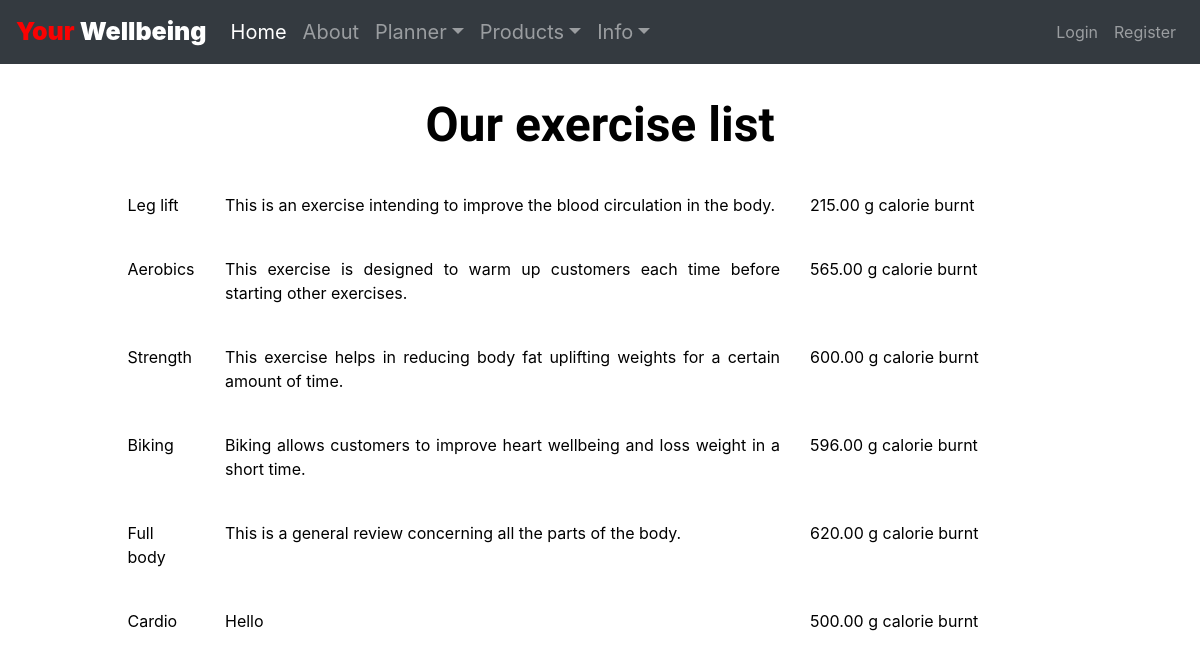
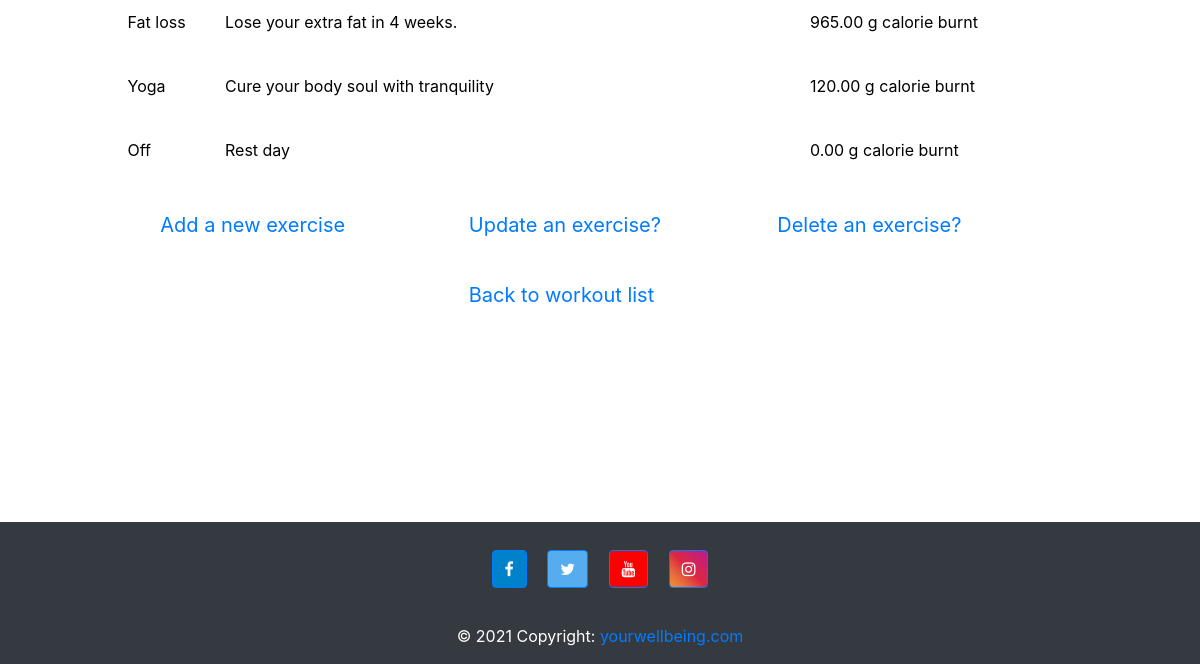
The page /workouts/exercise-list.php on the database as committed earlier (2 pictures, top to bottom).
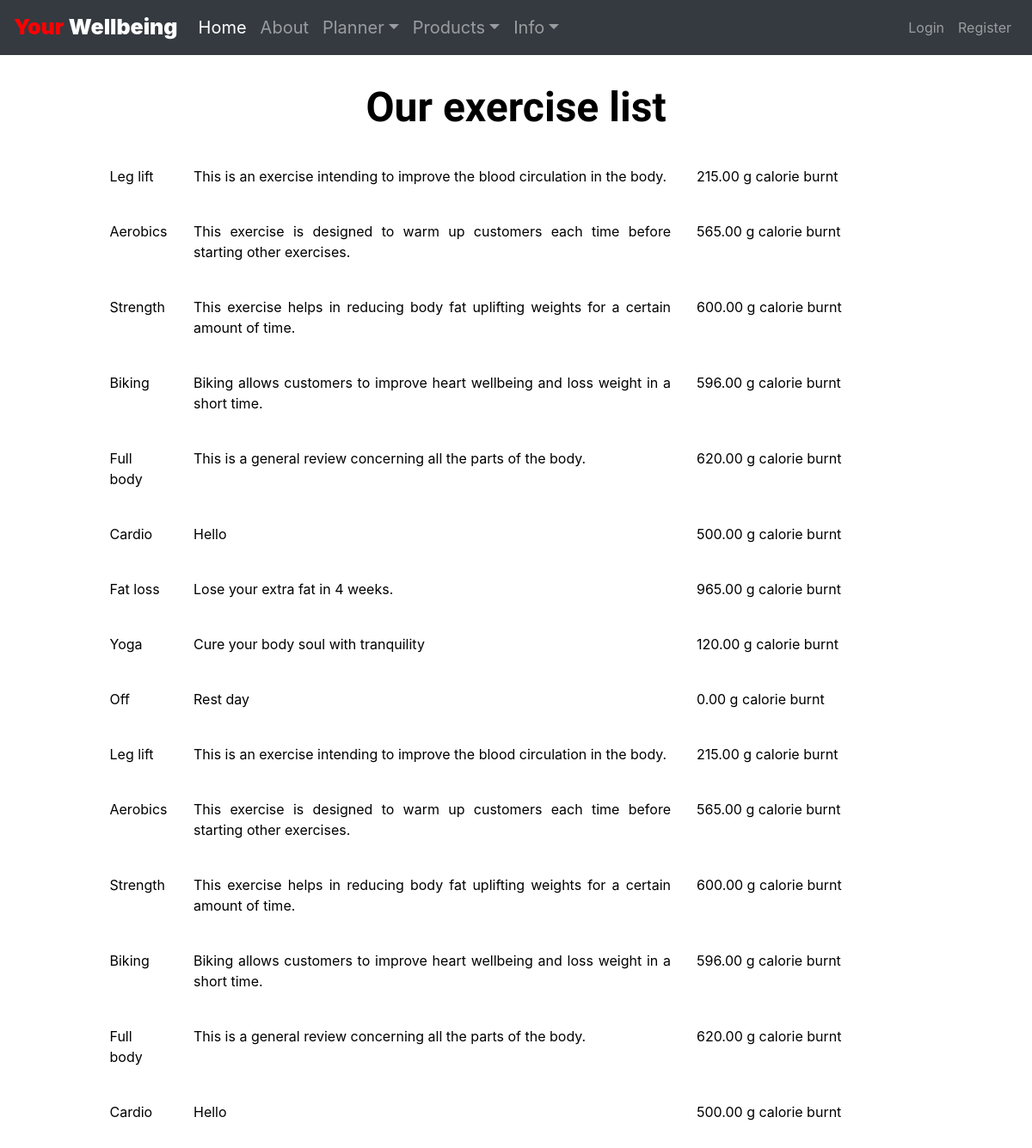
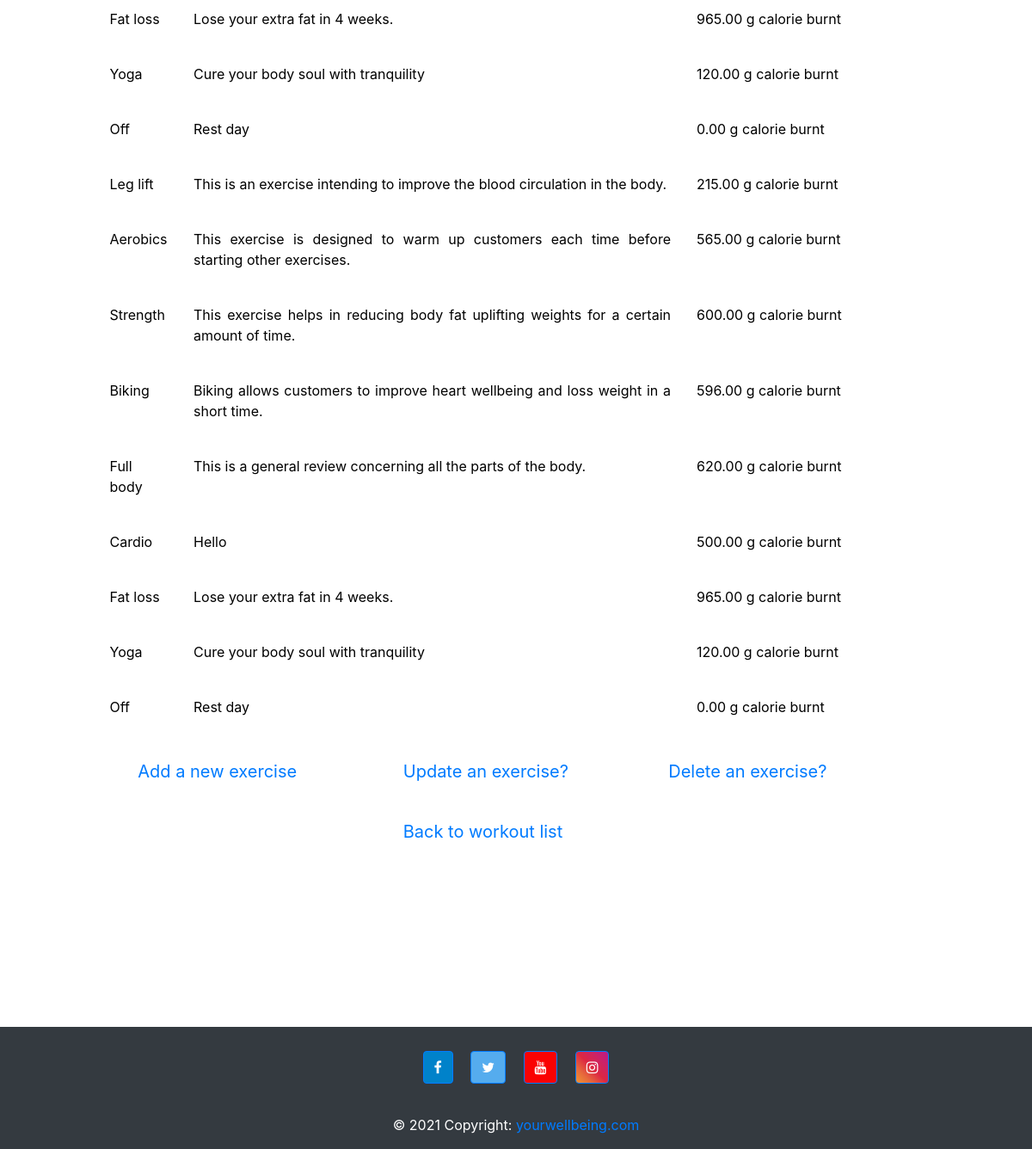
The same page on the database as committed later (2 pictures, top to bottom).
### tables this page shows
CREATE TABLE `exercises` (
  `id` int(11) NOT NULL,
  `exercise_name` varchar(50) NOT NULL,
  `exercise_description` text NOT NULL,
  `calorie_burnt` decimal(6,2) NOT NULL
);

### Models/Exercises.php (called while the page is built, shortened)
<?php
    class Exercise
    {
        public function getAllExercises($dbcon){
            $sql = "SELECT* FROM exercises";
            $statement = $dbcon->prepare($sql);
            $statement->execute();
            $exercises = $statement->fetchAll(PDO::FETCH_OBJ);
            return $exercises;
        }
    }
?>

### workouts/exercise-list.php (the view)
<?php
    include '../template/header.php';
    require_once '../Models/Database.php';
    require_once '../Models/Exercises.php';
    $dbcon = Database::getDb();
    $exo = new Exercise();
    $exercises =  $exo->getAllExercises($dbcon);
?>
<main class="container coach">
	<h1>Our exercise list</h1>
	<?php
		foreach($exercises as $currentExer){
			echo '
			<div class="row justify-content-sm-center">
			<div class="col-11 col-sm-1">
			<p>'.$currentExer->exercise_name. '</p>
			</div>
			<div class="text col-12 col-sm-6">
			<p>'.$currentExer->exercise_description. '</p>
			</div>
			<div class="text col-12 col-sm-3">
			<p>'.$currentExer->calorie_burnt. ' g calorie burnt</p>
			</div>
			</div>';
		}
	?>
	<div class="row justify-content-center">
		<div class=" m-2 offset-lg-3 offset-3  col-6 col-sm-3">
			<a href="add-exercise.php">Add a new exercise</a>
		</div>
		<div class="m-2 offset-3  col-6 col-sm-3">
			<a href="update-exercise.php">Update an exercise?</a>
		</div>
		<div class="m-2 offset-3  col-6 col-sm-3">
			<a href="delete-exercise.php">Delete an exercise?</a>
		</div>
	</div>
	<div class="row justify-content-center">
		<div class="m-2 offset-3  col-6 col-sm-3">
			<a href="workouts-list.php">Back to workout list</a>
		</div>
	</div>
</main>
<?php include '../template/footer.php'; ?>

Rows that differ between the two databases and show on the page:
added exercises: exercise_name "Leg lift", exercise_description "This is an exercise intending to improve the blood circulation in the body.", calorie_burnt "215.00"
added exercises: exercise_name "Aerobics", exercise_description "This exercise is designed to warm up customers each time before starting other exercises.", calorie_burnt "565.00"
added exercises: exercise_name "Strength", exercise_description "This exercise helps in reducing body fat uplifting weights for a certain amount of time.", calorie_burnt "600.00"
added exercises: exercise_name "Biking", exercise_description "Biking allows customers to improve heart wellbeing and loss weight in a short time.", calorie_burnt "596.00"
added exercises: exercise_name "Full body", exercise_description "This is a general review concerning all the parts of the body.", calorie_burnt "620.00"
added exercises: exercise_name "Cardio", exercise_description "Hello", calorie_burnt "500.00"
added exercises: exercise_name "Fat loss", exercise_description "Lose your extra fat in 4 weeks.", calorie_burnt "965.00"
added exercises: exercise_name "Yoga", exercise_description "Cure your body soul with tranquility", calorie_burnt "120.00"
added exercises: exercise_name "Off", exercise_description "Rest day", calorie_burnt "0.00"
added exercises: exercise_name "Leg lift", exercise_description "This is an exercise intending to improve the blood circulation in the body.", calorie_burnt "215.00"
added exercises: exercise_name "Aerobics", exercise_description "This exercise is designed to warm up customers each time before starting other exercises.", calorie_burnt "565.00"
added exercises: exercise_name "Strength", exercise_description "This exercise helps in reducing body fat uplifting weights for a certain amount of time.", calorie_burnt "600.00"
added exercises: exercise_name "Biking", exercise_description "Biking allows customers to improve heart wellbeing and loss weight in a short time.", calorie_burnt "596.00"
added exercises: exercise_name "Full body", exercise_description "This is a general review concerning all the parts of the body.", calorie_burnt "620.00"
added exercises: exercise_name "Cardio", exercise_description "Hello", calorie_burnt "500.00"
added exercises: exercise_name "Fat loss", exercise_description "Lose your extra fat in 4 weeks.", calorie_burnt "965.00"
added exercises: exercise_name "Yoga", exercise_description "Cure your body soul with tranquility", calorie_burnt "120.00"
added exercises: exercise_name "Off", exercise_description "Rest day", calorie_burnt "0.00"
